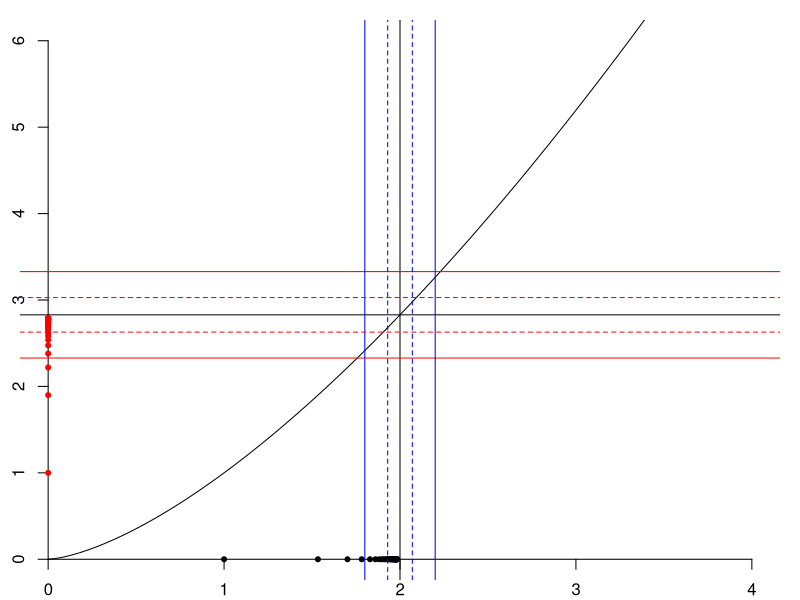
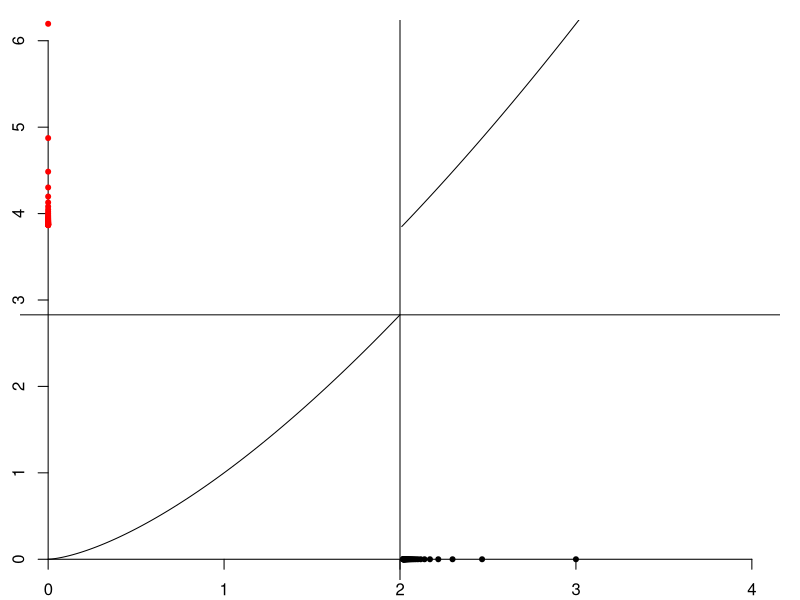
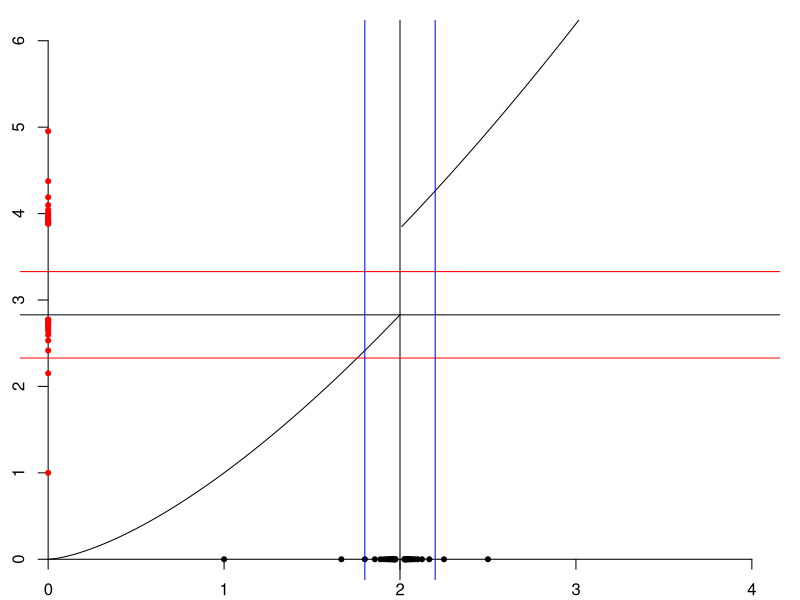
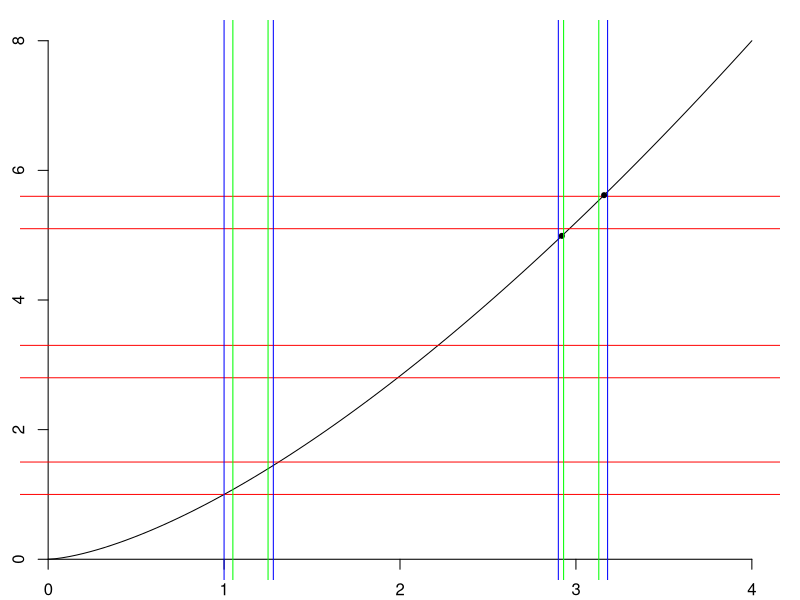
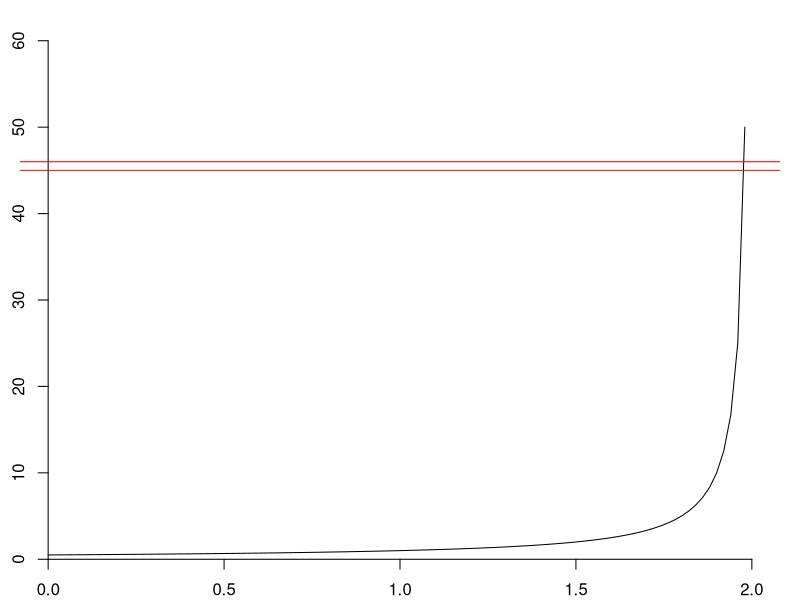
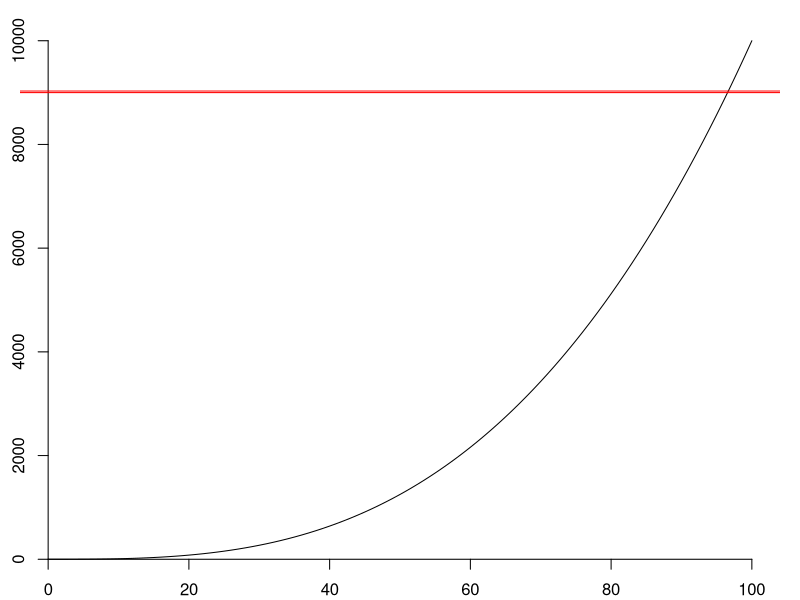

R code for these plots, in order:
#Math 23 Script2.3A-Continuity.R
#Module 2, Week 3, Subtopics 1.1 and 1.3

#Last modified October 13, 2014 by Paul Bamberg

#Topic 1 - Two definitions of continuity
par(mar=c(1,1,1,1), pch=20) #margins small as possible
plot(NULL, xlim = c(0,4), ylim = c(0,6), axes = FALSE)
axis(1,pos = 0); axis(2,pos = 0) #set up axes at left and bottom

f <- function(x) x^1.5    #define a function
#Our goal is to show that this function is continuous at x = 2.
curve(f(x), add = TRUE)
abline(v=2); abline(h=f(2))

#Ross's definition: the "no bad sequence" approach
#Define a sequence in the domain that converges to 2
xSeq <- 2 - 1/(1:40)^1.1  #just the first 40 terms.
points(xSeq, rep(0,40))
#Apply f to get a sequence of function values in the codomain.
ySeq <- f(xSeq)  #just the first 40 terms.
points(rep(0,40) ,ySeq, col = "red")

#This sequence is "good": xSeq converges to 2, ySeq converges to f(2)
#"Continuous" means that we cannot invent a bad sequence.

#The conventional definition, using epsilon and delta
epsilon <- 0.5   #choose an epsilon
#Use this epsilon to set up a target band
abline(h = c(f(2)-epsilon, f(2)+epsilon), col = "red")
#Find a delta that meets the target
delta <- 0.2  #found by inspecting the graph
abline(v = c(2 - delta, 2 + delta), col = "blue")
#If x is in the delta band, f(x) is in the epsilon band
epsilon <- 0.2   #choose a smaller epsilon
abline(h = c(f(2)-epsilon, f(2)+epsilon), col = "red", lty = 2)
#Find a delta that meets the target
delta <- 0.07  #found by inspecting the graph
abline(v = c(2 - delta, 2 + delta), col = "blue", lty = 2)

#For a formal proof of continuity, invent a function that
#calculates an appropriate delta from any epsilon.

#Now repeat with a discontinuous function
plot(NULL, xlim = c(0,4), ylim = c(0,6), axes = FALSE)
axis(1,pos = 0); axis(2,pos = 0) #set up axes at left and bottom
f <- function(x) x^1.5 + (x > 2)    #define a function that jumps at 2
#Our goal is to show that this function is discontinuous at x = 2.
curve(f(x), from = 0, to = 2, add = TRUE)
curve(f(x), from = 2.01, to = 4, add = TRUE)
abline(v=2); abline(h=f(2))

#Now we can construct a bad sequence.
xSeq <- 2 + 1/(1:40)^1.1  #just the first 40 terms.
points(xSeq, rep(0,40))
#Apply f to get a sequence of function values in the codomain.
ySeq <- f(xSeq)  #just the first 40 terms.
points( rep(0,40),ySeq, col = "red")

#This sequence is "bad": xSeq converges to 2, ySeq does not converge to f(2).

#Here is an even worse sequence
plot(NULL, xlim = c(0,4), ylim = c(0,6), axes = FALSE)
axis(1,pos = 0); axis(2,pos = 0) #set up axes at left and bottom
f <- function(x) x^1.5 + (x > 2)    #define a function that jumps at 2
#Our goal is to show that this function is discontinuous at x = 2.
curve(f(x), from = 0, to = 2, add = TRUE)
curve(f(x), from = 2.01, to = 4, add = TRUE)
abline(v=2); abline(h=f(2))
xSeq <- 2 + (-1)^(1:40)/(1:40)  #just the first 40 terms.
points(xSeq, rep(0,40))   #this sequence converges to 2

#Apply f to get a sequence of function values in the codomain.
ySeq <- f(xSeq)  #just the first 40 terms.
points( rep(0,40),ySeq, col = "red")  
#The sequence in the codomain does not converge to anything.

#The conventional definition, using epsilon and delta
epsilon <- 0.5   #choose an epsilon
#Use this epsilon to set up a target band
abline(h = c(f(2)-epsilon, f(2)+epsilon), col = "red")
#No delta can meet this target.
delta <- 0.2 
abline(v = c(2 - delta, 2 + delta), col = "blue")
#For all x > 2 in the delta band, f(x) is outside the epsilon band.
#Choosing a smaller delta will not help.

#Topic 2 -- Uniform continuity
plot(NULL, xlim = c(0,4), ylim = c(0,8), axes = FALSE)
axis(1,pos = 0); axis(2,pos = 0) #set up axes at left and bottom

f <- function(x) x^1.5    #define the same function
#Our goal is to show that this function is uniformly continuous on [0,4].
curve(f(x), add = TRUE)
#The first thing we do is to agree on a value for epsilon.
epsilon <- 0.5
#The epsilon band can be placed anywhere in the codomain.
abline(h = c(1,1+epsilon), col = "red")
abline(h = c(2.8,2.8+epsilon), col = "red")
abline(h = c(5.1,5.1+epsilon), col = "red")
#We need a delta that will meet the challenge uniformly.
#Here is one that is not good enough.
delta <- 0.28
abline(v = c(1,1+delta), col = "blue")
#It works near 1: if x and y are in the delta band,
#f(x) and f(y) are in the epsilon band.

abline(v = c(2.9,2.9+delta), col = "blue")
points(c(2.92, 3.16), c(f(2.92), f(3.16)))
#It fails near 3: x and y are in the delta band, 
#but f(x) and f(y) are in the epsilon band.

#However, a smaller delta will do the job.
delta <- 0.2
abline(v = c(1.05,1.05+delta), col = "green")
#It works better near 1: if x and y are in the delta band,
#f(x) and f(y) are in the epsilon band.
#It also works fine near x = 3.
abline(v = c(2.93,2.93+delta), col = "green")
 
#The general rule: if f is continuous on a closed and bounded interval,
#it is uniformly continuous.

#What can go wrong if the interval is not closed.

plot(NULL, xlim = c(0,2), ylim = c(0,60), axes = FALSE)
axis(1,pos = 0); axis(2,pos = 0) #set up axes at left and bottom
f <- function(x) 1/(2-x)    #define a function
#This function is continuous on the open interval [0,2)
curve(f(x), add = TRUE)
epsilon <- 1 #looks like an easy challenge
abline(h = c(45,45+epsilon), col = "red") #until you place it near the right edge

#What can go wrong if the interval is not bounded.

plot(NULL, xlim = c(0,100), ylim = c(0,10000), axes = FALSE)
axis(1,pos = 0); axis(2,pos = 0) #set up axes at left and bottom
f <- function(x) x^3/100    #define a function
#This function is continuous on the closed interval [0, infinity]
curve(f(x), add = TRUE)
epsilon <- 30 #looks like an easy challenge
abline(h = c(9000,9000+epsilon), col = "red")#until you place it near the right edge

#In either case the problem is that the derivative is unbounded on the interval.





